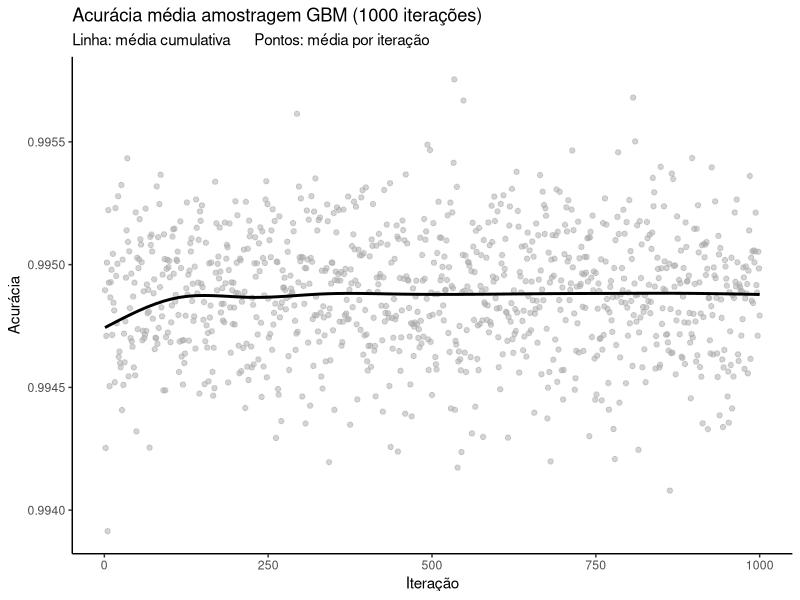
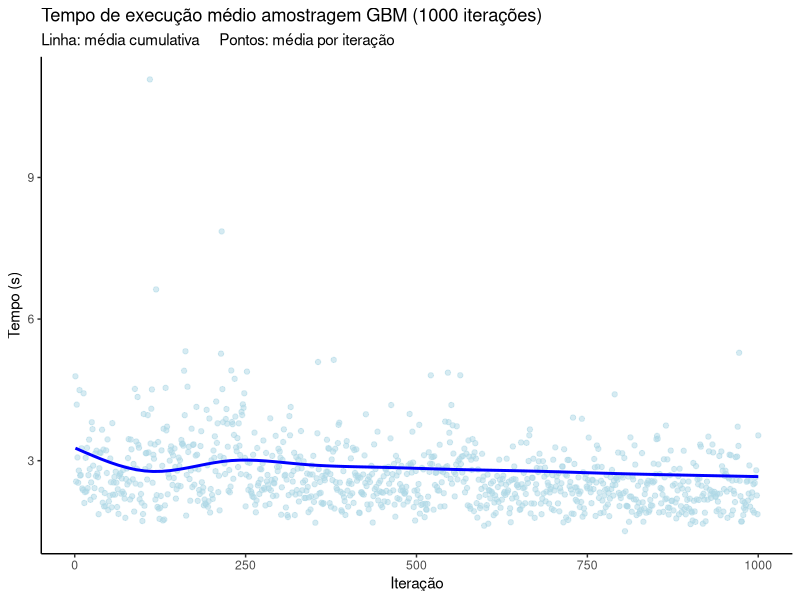
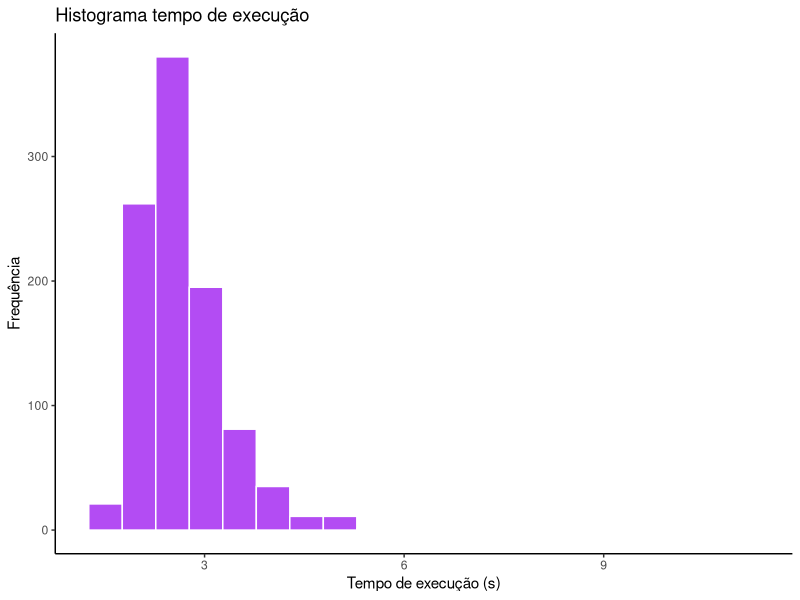
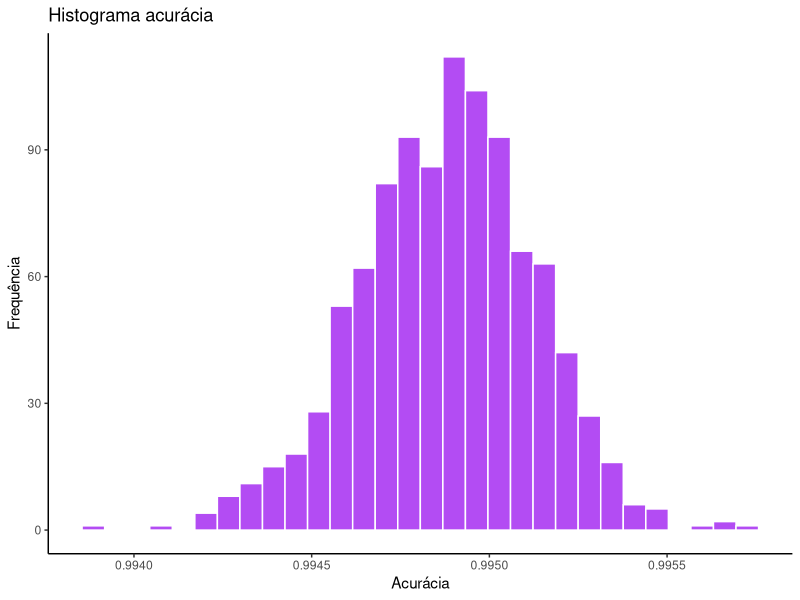

These charts were generated, in order, by the following R code:
library(ggplot2)
library(tidyverse)

dados <-read_csv("monteCarloA.csv", show_col_types = FALSE)

Acuracia <- ggplot(dados, aes(x = ite)) +
  geom_point(aes(y = Acuracia), color="darkgrey", alpha = 0.5)+
  geom_smooth(aes(y=MediaAcCumulativa),color="black", method = "gam", se = FALSE)+
  labs(title = "Acurácia média amostragem GBM (1000 iterações)", 
       subtitle = "Linha: média cumulativa      Pontos: média por iteração",
       x = "Iteração",
       y = "Acurácia")+
  theme_classic()

Tempo <- ggplot(dados,aes(x= ite)) +
  geom_point(aes(y=tExecS), color="lightblue", alpha = 0.5)+
  geom_smooth(aes(y=MediaTCumulativa), color = "blue", method = "gam", se = FALSE)+
  labs(title="Tempo de execução médio amostragem GBM (1000 iterações)",
       subtitle = "Linha: média cumulativa     Pontos: média por iteração",
       x = "Iteração",
       y = "Tempo (s)")+
  theme_classic()

histogramaTempo <- ggplot(dados, aes(x = tExecS)) +
  geom_histogram(fill = "purple", color = "white", bins = 20, alpha = 0.8) +
  labs(title = "Histograma tempo de execução",
       x = "Tempo de execução (s)",
       y = "Frequência") +
  theme_classic()

histogramaAcuracia <- ggplot(dados, aes(x = Acuracia)) +
  geom_histogram(fill = "purple", color = "white", bins = 30, alpha = 0.8) +
  labs(title = "Histograma acurácia",
       x = "Acurácia",
       y = "Frequência") +
  theme_classic()

Acuracia
Tempo
histogramaTempo
histogramaAcuracia
